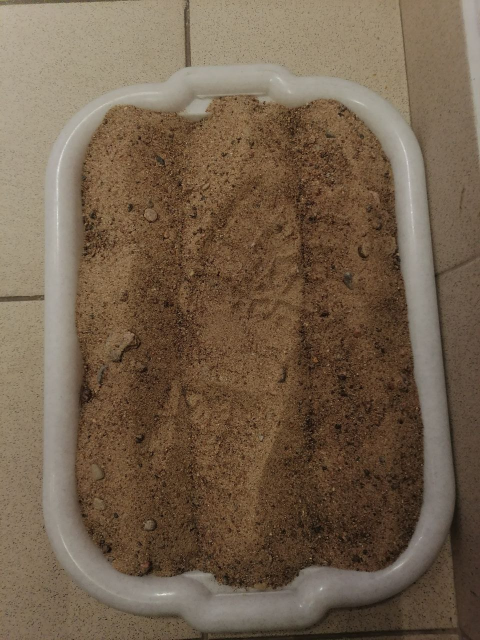
#> input picture Песок/sand/2025-0228-Фото следа на КСП.jpg, 960 x 1280 px (shown at 1/2 size); its folder holds only this picture in this run
$ python -i results_HSV.py   (imports and definitions only)
#> lines starting #> are read from the running program, lines starting #| are printed output that depends on the picture; after the words box and inside, x2 and y2 are one past the last pixel; in counts of white or black regions, pixels touching at a corner belong together
#> further down, picture is the input picture: shape (1280, 960, 3); mean B, G, R 76.2, 96.3, 115.2
import cv2
import numpy as np
import matplotlib.pyplot as plt
import os
from scipy.interpolate import CubicSpline

REFERENCE_ANGLE = -80  # Ожидаемый угол (горизонтальные линии)
ANGLE_TOLERANCE = 30  # Допустимое отклонение

def nothing(x):
    pass

# [7 lines not run here, left out]

def extract_red_channel(img):
    hsv = cv2.cvtColor(img, cv2.COLOR_BGR2HSV)
#> hsv: shape (1280, 960, 3); mean H, S, V 15.8, 98, 115.2
    lower_h = cv2.getTrackbarPos("Lower H", "Trackbars")
    upper_h = cv2.getTrackbarPos("Upper H", "Trackbars")
    lower_s = cv2.getTrackbarPos("Lower S", "Trackbars")
    upper_s = cv2.getTrackbarPos("Upper S", "Trackbars")
    lower_v = cv2.getTrackbarPos("Lower V", "Trackbars")
    upper_v = cv2.getTrackbarPos("Upper V", "Trackbars")

    lower_red1 = np.array([0, 70, 50])
    upper_red1 = np.array([10, 255, 255])
    lower_red2 = np.array([170, 70, 50])
    upper_red2 = np.array([180, 255, 255])

    mask1 = cv2.inRange(hsv, lower_red1, upper_red1)
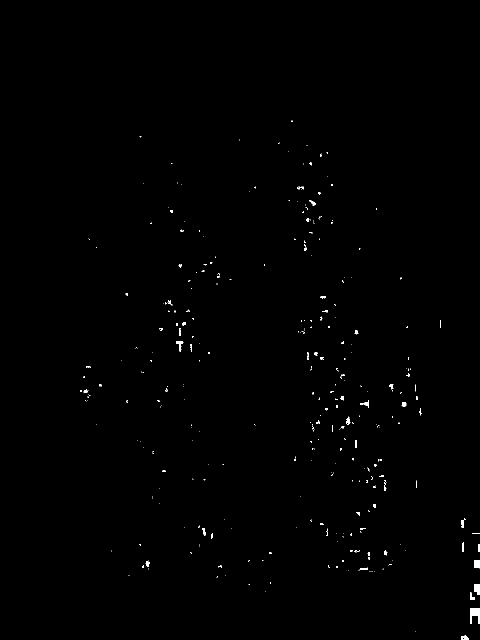
#> mask1: shape (1280, 960) (shown at 1/2 size); 0.37% white; 367 white regions (311 under 20 px), largest, box (x1, y1, x2, y2) and area: (940, 1216, 960, 1248) 433, (948, 1168, 960, 1190) 227, (948, 1120, 960, 1137) 193
    mask2 = cv2.inRange(hsv, lower_red2, upper_red2)
#> mask2: shape (1280, 960); every value is 0
    mask = cv2.bitwise_or(mask1, mask2)
    return mask

# [89 lines left out: functions preprocess, skeletonize, calculate_angle, color_skeleton_segments, sawtooth_plot, process_images, not called in this run]

# [5 lines not run here, left out]

>>> import cv2
>>> picture = cv2.imread('2025-0228-Фото следа на КСП.jpg')
>>> result = extract_red_channel(picture)
